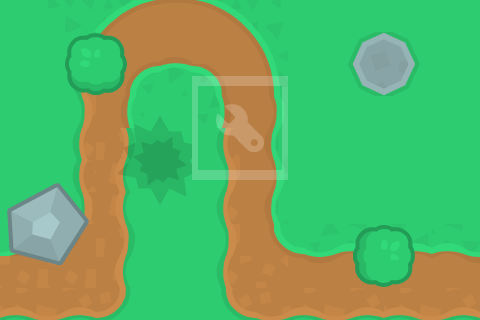

This game map was drawn from its Tiled (.tmx) file and the tilesets committed beside it. A one-line description and the trimmed map source follow:
An orthogonal 10x10 tile map with 48x32 px tiles, 2 tile layers (block1, block2), 5 tilesets and 6 objects.

<map version="1.0" orientation="orthogonal" width="10" height="10" tilewidth="48" tileheight="32">
 <tileset firstgid="1" name="towerDefense_tilesheet" tilewidth="48" tileheight="32">
  <image source="towerDefense_tilesheet.png" width="1472" height="832" />
 </tileset>
 <tileset firstgid="781" name="Sample" tilewidth="48" tileheight="32">
  <image source="Sample.png" width="918" height="515" />
 </tileset>
 <tileset firstgid="1085" name="towerDefense_tilesheet@2" tilewidth="48" tileheight="32">
  <image source="towerDefense_tilesheet@2.png" width="1664" height="2944" />
 </tileset>
 <tileset firstgid="4213" name="towerDefense_tilesheet2" tilewidth="12" tileheight="8">
  <image source="towerDefense_tilesheet.png" width="1472" height="832" />
 </tileset>
 <tileset firstgid="16901" name="towerDefense_tilesheet@2-2" tilewidth="48" tileheight="32">
  <image source="towerDefense_tilesheet@2-2.png" width="2944" height="1664" />
 </tileset>
 <layer name="block1" width="10" height="10">
  <data>[100 cells, 100 non-empty, 48 distinct tile ids]</data>
 </layer>
 <layer name="block2" width="10" height="10">
  <data>[100 cells, 31 non-empty, 31 distinct tile ids]</data>
 </layer>
 <objectgroup name="towers" width="10" height="10">
  <object x="78" y="273" />
  <object x="113" y="57" />
  <object x="230" y="43" />
  <object x="259" y="276" />
  <object x="472" y="276" />
  <object x="13" y="281" />
 </objectgroup>
</map>
